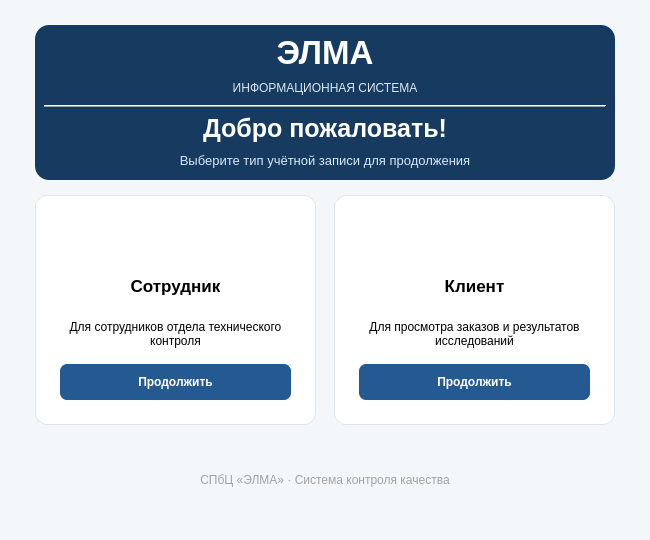
<?xml version="1.0" encoding="UTF-8"?>
<ui version="4.0">
 <class>ChooseLoginDialog</class>
 <widget class="QDialog" name="ChooseLoginDialog">
  <property name="geometry">
   <rect>
    <x>0</x>
    <y>0</y>
    <width>650</width>
    <height>540</height>
   </rect>
  </property>
  <property name="minimumSize">
   <size>
    <width>650</width>
    <height>540</height>
   </size>
  </property>
  <property name="maximumSize">
   <size>
    <width>650</width>
    <height>540</height>
   </size>
  </property>
  <property name="windowTitle">
   <string>Выбор типа входа</string>
  </property>
  <property name="styleSheet">
   <string notr="true">QDialog#ChooseLoginDialog {
    background-color: #F4F7FA;
}
QFrame#headerFrame {
    background-color: #173B60;
    border-radius: 14px;
}
QLabel#lblLogo,
QLabel#lblWelcome {
    color: white;
    font-weight: bold;
}
QLabel#lblSystemName,
QLabel#lblSubtitle {
    color: #D7E7F6;
}
QFrame#employeeCard,
QFrame#clientCard {
    background-color: white;
    border: 1px solid #DCE4EC;
    border-radius: 12px;
}
QPushButton#btnEmployeeLogin,
QPushButton#btnClientLogin {
    background-color: #245A91;
    color: white;
    border: none;
    border-radius: 7px;
    padding: 11px;
    font-weight: bold;
}
QPushButton#btnEmployeeLogin:hover,
QPushButton#btnClientLogin:hover {
    background-color: #1B466F;
}</string>
  </property>
  <layout class="QVBoxLayout" name="verticalLayout_5">
   <property name="leftMargin">
    <number>0</number>
   </property>
   <property name="topMargin">
    <number>0</number>
   </property>
   <property name="rightMargin">
    <number>0</number>
   </property>
   <property name="bottomMargin">
    <number>0</number>
   </property>
   <item>
    <layout class="QVBoxLayout" name="mainLayout">
     <property name="spacing">
      <number>15</number>
     </property>
     <property name="leftMargin">
      <number>35</number>
     </property>
     <property name="topMargin">
      <number>25</number>
     </property>
     <property name="rightMargin">
      <number>35</number>
     </property>
     <property name="bottomMargin">
      <number>20</number>
     </property>
     <item>
      <widget class="QFrame" name="headerFrame">
       <property name="minimumSize">
        <size>
         <width>0</width>
         <height>155</height>
        </size>
       </property>
       <property name="maximumSize">
        <size>
         <width>16777215</width>
         <height>155</height>
        </size>
       </property>
       <property name="frameShape">
        <enum>QFrame::StyledPanel</enum>
       </property>
       <property name="frameShadow">
        <enum>QFrame::Raised</enum>
       </property>
       <layout class="QVBoxLayout" name="verticalLayout_3">
        <item>
         <layout class="QVBoxLayout" name="headerLayout">
          <item>
           <widget class="QLabel" name="lblLogo">
            <property name="font">
             <font>
              <pointsize>25</pointsize>
              <weight>75</weight>
              <bold>true</bold>
             </font>
            </property>
            <property name="text">
             <string>ЭЛМА</string>
            </property>
            <property name="alignment">
             <set>Qt::AlignCenter</set>
            </property>
           </widget>
          </item>
          <item>
           <widget class="QLabel" name="lblSystemName">
            <property name="font">
             <font>
              <pointsize>9</pointsize>
             </font>
            </property>
            <property name="text">
             <string>ИНФОРМАЦИОННАЯ СИСТЕМА</string>
            </property>
            <property name="alignment">
             <set>Qt::AlignCenter</set>
            </property>
           </widget>
          </item>
          <item>
           <widget class="QFrame" name="line">
            <property name="frameShape">
             <enum>QFrame::HLine</enum>
            </property>
            <property name="frameShadow">
             <enum>QFrame::Raised</enum>
            </property>
           </widget>
          </item>
          <item>
           <widget class="QLabel" name="lblWelcome">
            <property name="font">
             <font>
              <pointsize>19</pointsize>
              <weight>75</weight>
              <bold>true</bold>
             </font>
            </property>
            <property name="text">
             <string>Добро пожаловать!</string>
            </property>
            <property name="alignment">
             <set>Qt::AlignCenter</set>
            </property>
           </widget>
          </item>
          <item>
           <widget class="QLabel" name="lblSubtitle">
            <property name="font">
             <font>
              <pointsize>10</pointsize>
             </font>
            </property>
            <property name="text">
             <string>Выберите тип учётной записи для продолжения</string>
            </property>
            <property name="alignment">
             <set>Qt::AlignCenter</set>
            </property>
           </widget>
          </item>
         </layout>
        </item>
       </layout>
      </widget>
     </item>
     <item>
      <widget class="QFrame" name="selectionFrame">
       <property name="minimumSize">
        <size>
         <width>0</width>
         <height>230</height>
        </size>
       </property>
       <property name="maximumSize">
        <size>
         <width>16777215</width>
         <height>230</height>
        </size>
       </property>
       <property name="frameShape">
        <enum>QFrame::NoFrame</enum>
       </property>
       <property name="frameShadow">
        <enum>QFrame::Raised</enum>
       </property>
       <layout class="QHBoxLayout" name="sectionLayout">
        <property name="spacing">
         <number>18</number>
        </property>
        <property name="leftMargin">
         <number>0</number>
        </property>
        <property name="topMargin">
         <number>0</number>
        </property>
        <property name="rightMargin">
         <number>0</number>
        </property>
        <property name="bottomMargin">
         <number>0</number>
        </property>
        <item>
         <widget class="QFrame" name="employeeCard">
          <property name="minimumSize">
           <size>
            <width>270</width>
            <height>220</height>
           </size>
          </property>
          <property name="frameShape">
           <enum>QFrame::StyledPanel</enum>
          </property>
          <property name="frameShadow">
           <enum>QFrame::Raised</enum>
          </property>
          <layout class="QVBoxLayout" name="verticalLayout_2">
           <item>
            <layout class="QVBoxLayout" name="employeeLayout">
             <property name="spacing">
              <number>12</number>
             </property>
             <property name="leftMargin">
              <number>15</number>
             </property>
             <property name="topMargin">
              <number>15</number>
             </property>
             <property name="rightMargin">
              <number>15</number>
             </property>
             <property name="bottomMargin">
              <number>15</number>
             </property>
             <item>
              <widget class="QLabel" name="lblEmployeeIcon">
               <property name="styleSheet">
                <string notr="true">color: #245A91;</string>
               </property>
               <property name="text">
                <string/>
               </property>
               <property name="pixmap">
                <pixmap>../logo/briefcase-business.svg</pixmap>
               </property>
               <property name="alignment">
                <set>Qt::AlignCenter</set>
               </property>
              </widget>
             </item>
             <item>
              <widget class="QLabel" name="lblEmployeeTitle">
               <property name="font">
                <font>
                 <family>Segoe UI</family>
                 <pointsize>13</pointsize>
                 <weight>75</weight>
                 <bold>true</bold>
                </font>
               </property>
               <property name="text">
                <string>Сотрудник</string>
               </property>
               <property name="alignment">
                <set>Qt::AlignCenter</set>
               </property>
              </widget>
             </item>
             <item>
              <widget class="QLabel" name="lblEmployeeDescription">
               <property name="font">
                <font>
                 <family>Segoe UI</family>
                 <pointsize>9</pointsize>
                </font>
               </property>
               <property name="text">
                <string>Для сотрудников отдела технического контроля</string>
               </property>
               <property name="alignment">
                <set>Qt::AlignCenter</set>
               </property>
               <property name="wordWrap">
                <bool>true</bool>
               </property>
              </widget>
             </item>
             <item>
              <widget class="QPushButton" name="btnEmployeeLogin">
               <property name="text">
                <string>Продолжить</string>
               </property>
              </widget>
             </item>
            </layout>
           </item>
          </layout>
         </widget>
        </item>
        <item>
         <widget class="QFrame" name="clientCard">
          <property name="minimumSize">
           <size>
            <width>270</width>
            <height>220</height>
           </size>
          </property>
          <property name="frameShape">
           <enum>QFrame::StyledPanel</enum>
          </property>
          <property name="frameShadow">
           <enum>QFrame::Raised</enum>
          </property>
          <layout class="QVBoxLayout" name="verticalLayout">
           <item>
            <layout class="QVBoxLayout" name="clientLayout">
             <property name="spacing">
              <number>12</number>
             </property>
             <property name="leftMargin">
              <number>15</number>
             </property>
             <property name="topMargin">
              <number>15</number>
             </property>
             <property name="rightMargin">
              <number>15</number>
             </property>
             <property name="bottomMargin">
              <number>15</number>
             </property>
             <item>
              <widget class="QLabel" name="lblClientIcon">
               <property name="text">
                <string/>
               </property>
               <property name="pixmap">
                <pixmap>../logo/users.svg</pixmap>
               </property>
               <property name="alignment">
                <set>Qt::AlignCenter</set>
               </property>
              </widget>
             </item>
             <item>
              <widget class="QLabel" name="lblClientTitle">
               <property name="font">
                <font>
                 <family>Segoe UI</family>
                 <pointsize>13</pointsize>
                 <weight>75</weight>
                 <bold>true</bold>
                </font>
               </property>
               <property name="text">
                <string>Клиент</string>
               </property>
               <property name="alignment">
                <set>Qt::AlignCenter</set>
               </property>
              </widget>
             </item>
             <item>
              <widget class="QLabel" name="lblClientDescription">
               <property name="font">
                <font>
                 <family>Segoe UI</family>
                 <pointsize>9</pointsize>
                </font>
               </property>
               <property name="text">
                <string>Для просмотра заказов и результатов исследований</string>
               </property>
               <property name="alignment">
                <set>Qt::AlignCenter</set>
               </property>
               <property name="wordWrap">
                <bool>true</bool>
               </property>
              </widget>
             </item>
             <item>
              <widget class="QPushButton" name="btnClientLogin">
               <property name="text">
                <string>Продолжить</string>
               </property>
              </widget>
             </item>
            </layout>
           </item>
          </layout>
         </widget>
        </item>
       </layout>
      </widget>
     </item>
     <item>
      <widget class="QLabel" name="lblFooter">
       <property name="font">
        <font>
         <family>Segoe UI</family>
         <pointsize>9</pointsize>
        </font>
       </property>
       <property name="styleSheet">
        <string notr="true">color: rgb(162, 162, 162);</string>
       </property>
       <property name="text">
        <string>СПбЦ «ЭЛМА» · Система контроля качества</string>
       </property>
       <property name="alignment">
        <set>Qt::AlignCenter</set>
       </property>
      </widget>
     </item>
    </layout>
   </item>
  </layout>
 </widget>
 <resources/>
 <connections/>
</ui>
